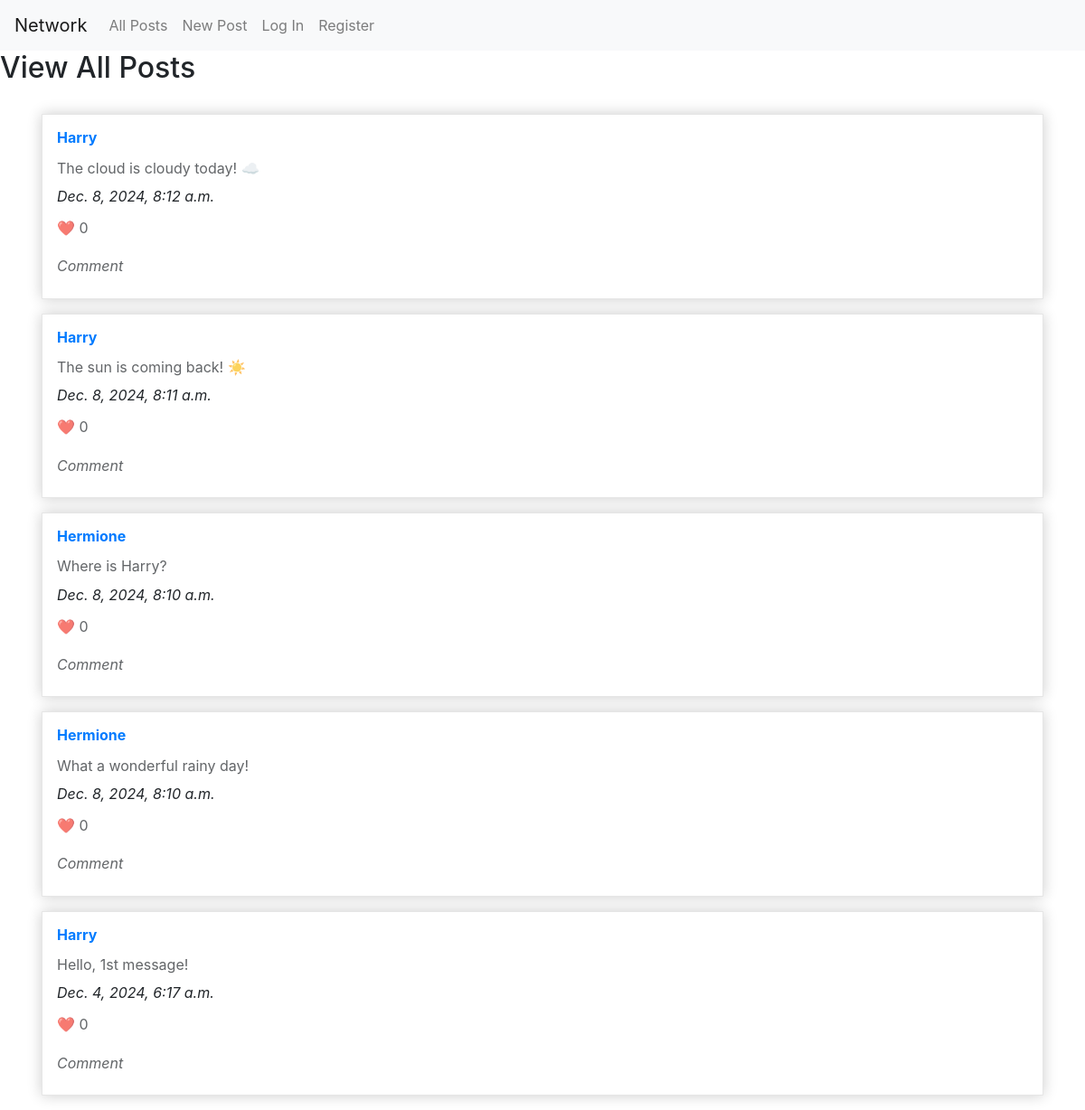
Before: / with the older database file.
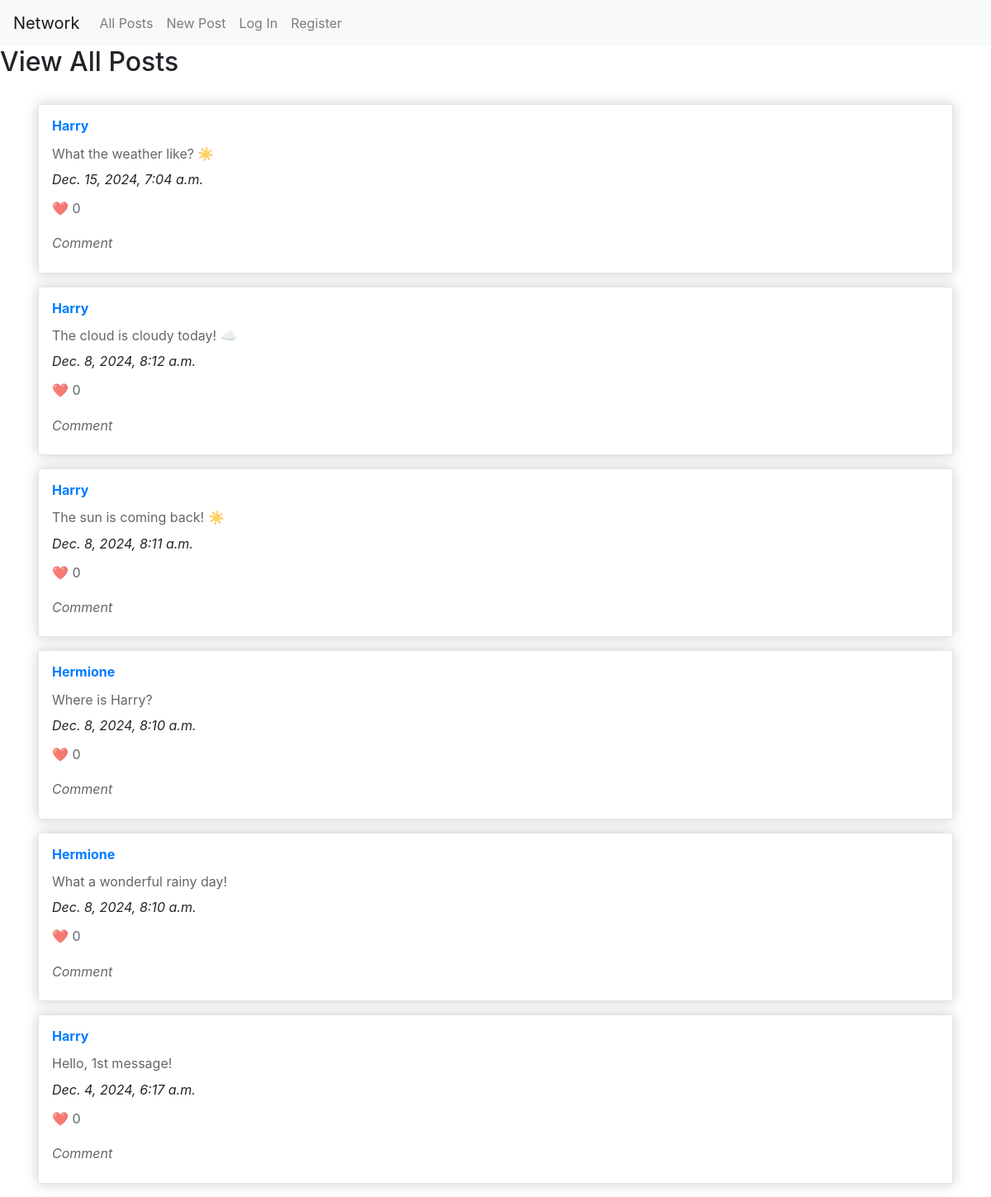
After: the same page with the newer database file.
### network/models.py (models this page shows)
class Post(models.Model):
    user = models.ForeignKey("User", on_delete=models.CASCADE, related_name="posts")
    content = models.TextField()
    date = models.DateTimeField(auto_now_add=True)
    likes = models.ManyToManyField("User", related_name="liked_posts", blank=True)

class User(AbstractUser):
    pass

### network/views.py (the view)
# urls.py: path("", views.index, name="index"),
def index(request):
    posts = Post.objects.all().filter().order_by("-date")
    return render(request, "network/index.html", {
        "posts": posts
    })

### network/templates/network/index.html
{% extends "network/layout.html" %}
{% load static %}
{% block body %}
  <h2>View All Posts</h2>
  <div class="container">
      {% for post in posts %}
        <div class="card-post">
          <h3><a href="{% url 'profile' post.user %}">{{post.user}}</a></h3>
          <p>
            {{ post.content }}
          </p>
          <i>{{post.date}}</i>
          <p>❤️ 0</p>
          <p><i>Comment</i></p>
        </div>
      {% endfor %}
    </div>
  </div>
{% endblock %}

Changed rows visible on the page:
added Post: user "Harry", content "What the weather like? ☀️", date "Dec. 15, 2024, 7:04 a.m."
